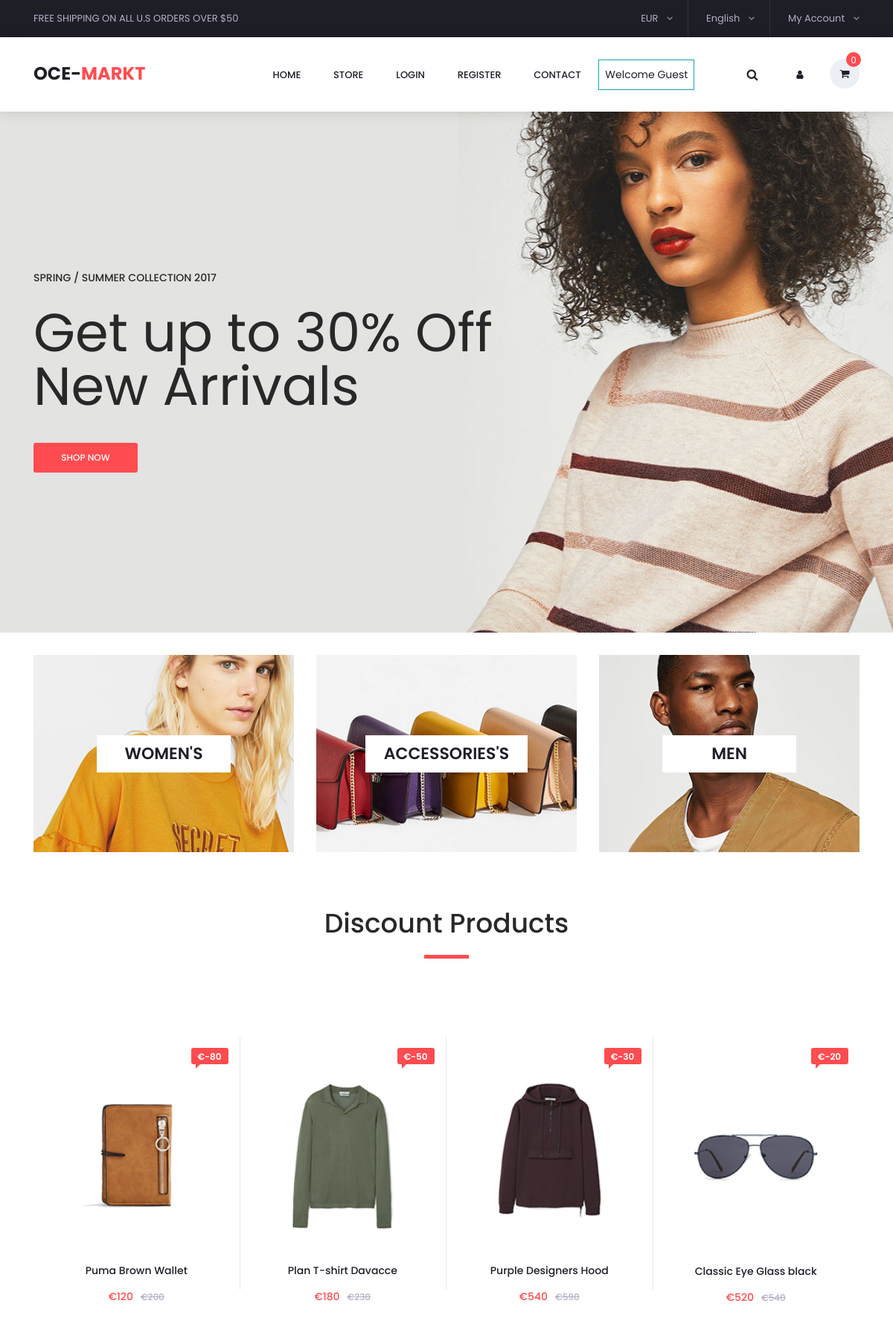
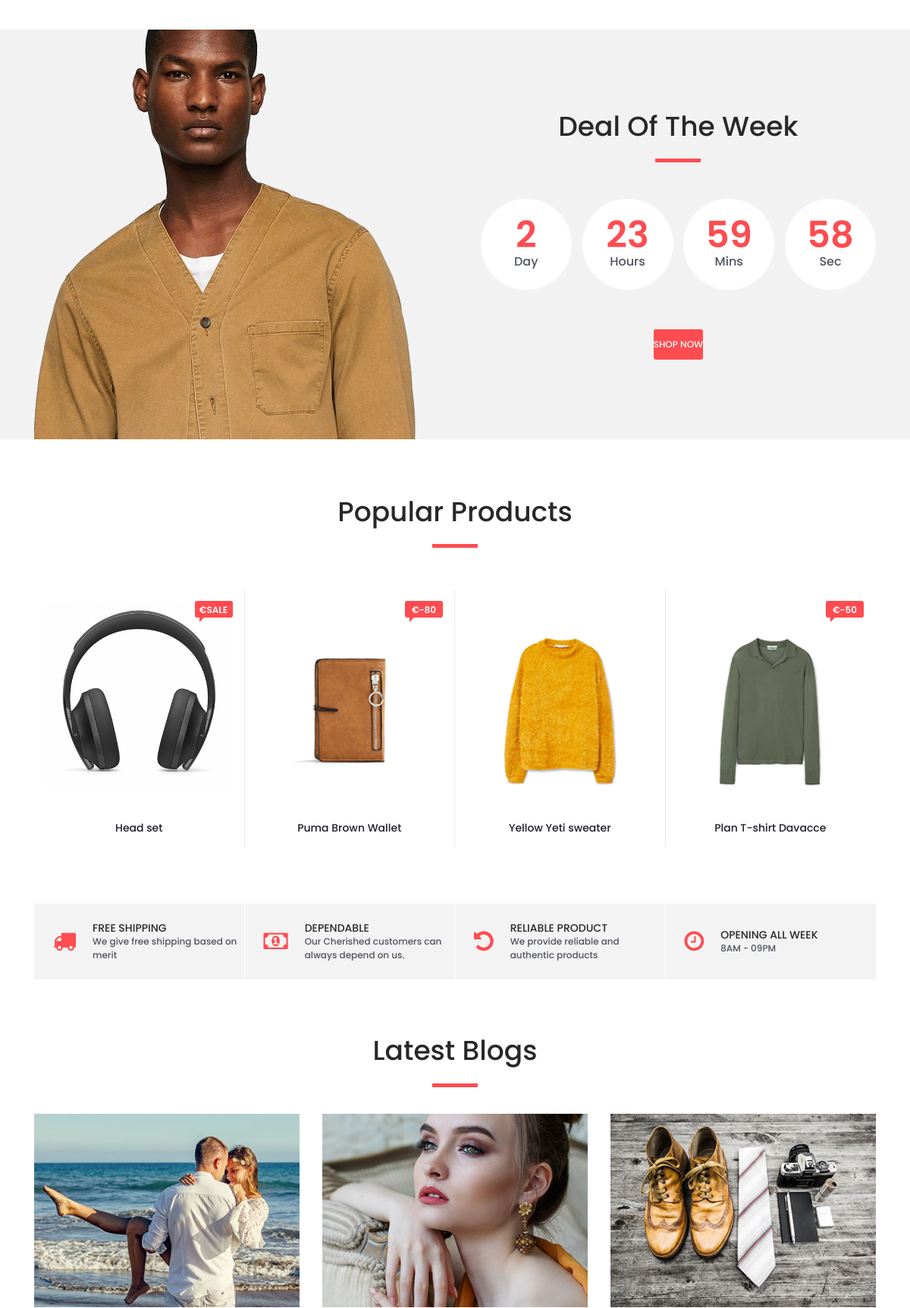
The page / (upper part) on the database its author committed (2 pictures, top to bottom).
### category/models.py (models this page shows, shortened)
class Category(models.Model):
    category_name = models.CharField(max_length=60, unique=True)
    slug = models.SlugField(max_length=100, unique=True)
    description = models.TextField(blank=True)
    cart_image = models.ImageField(upload_to='photos/categories')
    created_at = models.DateTimeField(auto_now_add=True, )
    updated_at = models.DateTimeField(auto_now=True)
    class Meta:
        verbose_name = 'category'
        verbose_name_plural = 'categories'
    def get_url(self):
        return reverse('products_by_category', args=[self.slug])

### store/models.py (models this page shows, shortened)
class Product(models.Model):
    product_name = models.CharField(max_length=255, unique=True)
    slug = models.SlugField(max_length=255, unique=True)
    description = models.TextField(max_length=600, blank=True)
    price = models.IntegerField()
    old_price = models.IntegerField(blank=True, default=0)
    image = models.ImageField(upload_to='photos/products')
    stock = models.IntegerField()
    tagged = models.CharField(max_length=50, blank=True)
    is_available = models.BooleanField(default=True)
    category = models.ForeignKey(Category, on_delete=models.CASCADE)
    created_date = models.DateTimeField(auto_now_add=True, )
    modified_date = models.DateTimeField(auto_now=True)
    def get_url(self):
        return reverse('product_detail', args=[self.category.slug, self.slug])

### home/views.py (the view)
# urls.py: 2. Add a URL to urlpatterns:  path('', views.home, name='home')
def home(request):
    products = Product.objects.all().filter(
        is_available=True).order_by('-modified_date')
    for product in products:
        reviews = ReviewRating.objects.filter(
            product_id=product.id, status=True)
    context = {
        'products': products,
        'reviews': reviews,
    }
    return render(request, 'index.html', context)

### carts/context_processors.py (called while the page is built)
def counter(request):
    cart_count = 0
    if 'admin' in request.path:
        return {}
    else:
        try:
            cart = Cart.objects.filter(cart_id=_cart_id(request))
            if request.user.is_authenticated:
                cart_items = CartItem.objects.all().filter(user=request.user)
            else:
                cart_items = CartItem.objects.all().filter(cart=cart[:1])
            for cart_item in cart_items:
                cart_count += cart_item.quantity
        except Cart.DoesNotExist:
            cart_count = 0
    return dict(cart_count=cart_count)

### carts/views.py (called while the page is built)
def _cart_id(request):
    cart = request.session.session_key
    if not cart:
        cart = request.session.create()
    return cart

### category/context_processors.py (called while the page is built)
def menu_links(request):
    links = Category.objects.all()
    return dict(links=links)

### templates/index.html (shortened to what this page needs)
{% extends 'base.html' %}
{% load static %}
{% static "images" as baseURL %}
{% block content %}
<div
  class="main_slider"
  style="background-image: url({{baseURL}}/slider_1.jpg)"
>
  <div class="container fill_height">
    <div class="row align-items-center fill_height">
      <div class="col">
        <div class="main_slider_content">
          <h6>Spring / Summer Collection 2017</h6>
          <h1>Get up to 30% Off New Arrivals</h1>
          <div class="red_button shop_now_button">
            <a href="{% url 'store' %}">shop now</a>
          </div>
        </div>
      </div>
    </div>
  </div>
</div>
<div class="banner">
  <div class="container">
    <div class="row">
      {% for category in links %}
              <div class="col-md-4">
                <div
                  class="banner_item align-items-center"
                  style="background-image: url({{category.cart_image.url}})"
                >
                  <div class="banner_category">
                    <a href="{{ category.get_url }}">{{category.category_name}}</a>
                  </div>
                </div>
              </div>
      {% endfor %}
    </div>
  </div>
</div>
<div class="new_arrivals">
  <div class="container">
    <div class="row">
      <div class="col text-center">
        <div class="section_title new_arrivals_title">
          <h2>Discount Products</h2>
        </div>
      </div>
    </div>
    <div class="row align-items-center">
      <div class="col text-center">
      </div>
    </div>
    <div class="row">
      <div class="col">
        <div
          class="product-grid"
        >
        {% for product in products %}
        {% if product.old_price > 0 and product.stock > 0 %}
            <div class="product-item ">
              <div class="product discount product_filter">
                <div class="product_image">
                  <a href="{{ product.get_url}}">
                  <img src="{{product.image.url}}" alt="product image" />
                </a>
                </div>
                <div
                  class="product_bubble product_bubble_right product_bubble_red d-flex flex-column align-items-center"
                >
                  <span>€{{product.tagged}}</span>
                </div>
                <div class="product_info">
                  <h6 class="product_name">
                    <a href="{{product.get_url}}"
                      >{{product.product_name}}</a
                    >
                  </h6>
                  <div class="product_price">€{{product.price}}<span>€{{product.old_price}}</span></div>
                </div>
              </div>
            </div>
          {% endif %}
    {% endfor %}
        </div>
      </div>
    </div>
  </div>
</div>
<div class="deal_ofthe_week">
  <div class="container">
    <div class="row align-items-center">
      <div class="col-lg-6">
        <div class="deal_ofthe_week_img">
          <img src="{% static 'images/deal_ofthe_week.png' %}" alt="" />
        </div>
      </div>
      <div class="col-lg-6 text-right deal_ofthe_week_col">
        <div
          class="deal_ofthe_week_content d-flex flex-column align-items-center float-right"
        >
          <div class="section_title">
            <h2>Deal Of The Week</h2>
          </div>
          <ul class="timer">
            <li
              class="d-inline-flex flex-column justify-content-center align-items-center"
            >
              <div id="day" class="timer_num">03</div>
              <div class="timer_unit">Day</div>
            </li>
            <li
              class="d-inline-flex flex-column justify-content-center align-items-center"
            >
              <div id="hour" class="timer_num">15</div>
              <div class="timer_unit">Hours</div>
            </li>
            <li
              class="d-inline-flex flex-column justify-content-center align-items-center"
            >
              <div id="minute" class="timer_num">45</div>
              <div class="timer_unit">Mins</div>
            </li>
            <li
              class="d-inline-flex flex-column justify-content-center align-items-center"
            >
              <div id="second" class="timer_num">23</div>
              <div class="timer_unit">Sec</div>
            </li>
          </ul>
          <div class="red_button deal_ofthe_week_button">
            <a href="{% url 'store' %}">shop now</a>
          </div>
        </div>
      </div>
    </div>
  </div>
</div>
<div class="best_sellers">
  <div class="container">
    <div class="row">
      <div class="col text-center">
        <div class="section_title new_arrivals_title">
          <h2>Popular Products</h2>
        </div>
      </div>
    </div>
    <div class="row">
      <div class="col">
        <div class="product_slider_container">
          <div class="owl-carousel owl-theme product_slider">
            {% for product in products %}
            {% if product.stock > 0 %}
                <div class="owl-item product_slider_item">
                  <div class="product-item">
                    <div class="product discount">
                      <div class="product_image">
                        <a href="{{product.get_url}}">
                        <img src="{{ product.image.url }}" alt="Product Image" />
                      </a>
                      </div>
                      {% if product.tagged != "" %}
                                {% if product.tagged == "NEW" or product.tagged == "New" or product.tagged == "new" %}
                                      <div class="favorite"></div>
                                      <div
                                      class="product_bubble product_bubble_left product_bubble_green d-flex flex-column align-items-center"
                                    >
                                      <span>{{ product.tagged }}</span>
                                    </div>
                                {%else%}
                                    <div
                                      class="product_bubble product_bubble_right product_bubble_red d-flex flex-column align-items-center"
                                    >
                                      <span>€{{product.tagged}}</span>
                                    </div>
                                {% endif %}
                      {% else %}
                          <div class="favorite"></div>
                      {% endif %}
                      <div class="product_info">
                        <h6 class="product_name">
                          <a href="{{ product.get_url}}"
                            >{{product.product_name}}</a
                          >
                        </h6>
                        <div class="product_price">€{{ product.price }}
                        </div>
                      </div>
                    </div>
                  </div>
                </div>
              {% endif %}
            {% endfor %}
          </div>
        </div>
      </div>
    </div>
  </div>
</div>
{% include 'benefit.html' %}
<div class="blogs">
  <div class="container">
    <div class="row">
      <div class="col text-center">
        <div class="section_title">
          <h2>Latest Blogs</h2>
        </div>
      </div>
    </div>
    <div class="row blogs_container">
      <div class="col-lg-4 blog_item_col">
        <div class="blog_item">
          <div
            class="blog_background"
            style="background-image: url(static/images/blog_1.jpg)"
          ></div>
        </div>
      </div>
      <div class="col-lg-4 blog_item_col">
        <div class="blog_item">
          <div
            class="blog_background"
            style="background-image: url(static/images/blog_2.jpg)"
          ></div>
        </div>
      </div>
      <div class="col-lg-4 blog_item_col">
        <div class="blog_item">
          <div
            class="blog_background"
            style="background-image: url(static/images/blog_3.jpg)"
          ></div>
        </div>
      </div>
    </div>
  </div>
</div>
{% endblock %}

### static/styles/categories_styles.css (style rules this page uses)
* { margin: 0; padding: 0; }
body { font-family: 'Poppins', sans-serif; font-size: 14px; line-height: 23px; font-weight: 400; background: #FFFFFF; color: #1e1e27; }
div { display: block; position: relative; -webkit-box-sizing: border-box; -moz-box-sizing: border-box; box-sizing: border-box; }
ul { list-style: none; margin-bottom: 0px; }
a, a:hover, a:visited, a:active, a:link { text-decoration: none; -webkit-font-smoothing: antialiased; -webkit-text-shadow: rgba(0,0,0,.01) 0 0 1px; text-shadow: rgba(0,0,0,.01) 0 0 1px; }
h1 { font-size: 72px; }
h2 { font-size: 40px; }
h6 { font-size: 14px; }
h1, h2, h3, h4, h5, h6 { font-family: 'Poppins', sans-serif; color: #282828; -webkit-font-smoothing: antialiased; -webkit-text-shadow: rgba(0,0,0,.01) 0 0 1px; text-shadow: rgba(0,0,0,.01) 0 0 1px; }
.fill_height { height: 100%; }
.red_button { display: -webkit-inline-box; display: -moz-inline-box; display: -ms-inline-flexbox; display: -webkit-inline-flex; display: inline-flex; flex-direction: column; justify-content: center; align-items: center; width: auto; height: 40px; background: #fe4c50; border-radius: 3px; -webkit-transition: all 0.3s ease; -moz-transition: all 0.3s ease; -ms-transition: all 0.3s ease; -o-transition: all 0.3s ease; transition: all 0.3s ease; }
.red_button a { display: block; color: #FFFFFF; text-transform: uppercase; font-size: 14px; font-weight: 500; text-align: center; line-height: 40px; width: 100%; }
.shop_now_button { width: 140px; margin-top: 32px; }
.section_title { display: inline-block; text-align: center; }
.section_title h2 { display: inline-block; }
.section_title::after { display: block; position: absolute; top: calc(100% + 13px); left: 50%; -webkit-transform: translateX(-50%); -moz-transform: translateX(-50%); -ms-transform: translateX(-50%); -o-transform: translateX(-50%); transform: translateX(-50%); width: 60px; height: 5px; background: #fe4c50; content: ''; }
.product-grid { width: 100%; margin-top: 57px; }
.product-item { width: 25%; height: 380px; cursor: pointer; }
.product-item::after { display: block; position: absolute; top: 0; left: -1px; width: calc(100% + 1px); height: 100%; pointer-events: none; content: ''; border: solid 2px rgba(235,235,235,0); border-radius: 3px; -webkit-transition: all 0.3s ease; -moz-transition: all 0.3s ease; -ms-transition: all 0.3s ease; -o-transition: all 0.3s ease; transition: all 0.3s ease; }
.product { width: 100%; height: 340px; border-right: solid 1px #e9e9e9; }
.product_image { width: 100%; }
.product_image img { width: 100%; }
.product_info { text-align: center; padding-left: 10px; padding-right: 10px; }
.product_name { margin-top: 27px; }
.product_name a { color: #1e1e27; line-height: 20px; }
.discount .product_info .product_price { font-size: 14px; }
.product_price { font-size: 16px; color: #fe4c50; font-weight: 600; }
.product_price span { font-size: 12px; margin-left: 10px; color: #b5aec4; text-decoration: line-through; }
.product_bubble { position: absolute; top: 15px; width: 50px; height: 22px; border-radius: 3px; text-transform: uppercase; }
.product_bubble span { font-size: 12px; font-weight: 600; color: #FFFFFF; }
.product_bubble_right::after { content: ' '; position: absolute; width: 0; height: 0; left: 6px; right: auto; top: auto; bottom: -6px; border: 6px solid; }
.product_bubble_red::after { border-color: transparent transparent transparent #fe4c50; }
.product_bubble_red { background: #fe4c50; }
.product_bubble_right { right: 15px; }

### rows shown on the page
Category: cart_image (picture), category_name "WOMEN'S"
Category: cart_image (picture), category_name "ACCESSORIES'S"
Category: cart_image (picture), category_name "MEN"
Product: image (picture), tagged "-80", product_name "Puma Brown Wallet", price "120", old_price "200"
Product: image (picture), tagged "-50", product_name "Plan T-shirt Davacce", price "180", old_price "230"
Product: image (picture), tagged "-30", product_name "Purple Designers Hood", price "540", old_price "590"
Product: image (picture), tagged "-20", product_name "Classic Eye Glass black", price "520", old_price "540"
Product: image (picture), tagged "SALE", product_name "Head set"
Product: image (picture), product_name "Yellow Yeti sweater"

### other values the page prints
{{ cart_count }} "0"
